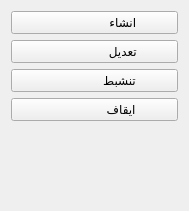
             <widget class="QWidget" name="QM_Prom_Voucher">
              <property name="geometry">
               <rect>
                <x>0</x>
                <y>0</y>
                <width>189</width>
                <height>211</height>
               </rect>
              </property>
              <attribute name="label">
               <string>قسيمة مشتريات عروض        </string>
              </attribute>
              <layout class="QGridLayout" name="gridLayout_6">
               <item row="1" column="0">
                <widget class="QPushButton" name="QAct_Prom_Voucher_Edit">
                 <property name="text">
                  <string>                 تعديل</string>
                 </property>
                </widget>
               </item>
               <item row="0" column="0">
                <widget class="QPushButton" name="QAct_Prom_Voucher_Add">
                 <property name="text">
                  <string>                 انشاء</string>
                 </property>
                </widget>
               </item>
               <item row="4" column="0">
                <spacer name="verticalSpacer_4">
                 <property name="orientation">
                  <enum>Qt::Vertical</enum>
                 </property>
                 <property name="sizeHint" stdset="0">
                  <size>
                   <width>20</width>
                   <height>87</height>
                  </size>
                 </property>
                </spacer>
               </item>
               <item row="2" column="0">
                <widget class="QPushButton" name="QAct_Prom_Voucher_Act">
                 <property name="text">
                  <string>               تنشبط</string>
                 </property>
                </widget>
               </item>
               <item row="3" column="0">
                <widget class="QPushButton" name="QAct_Prom_Voucher_Deact">
                 <property name="text">
                  <string>                ايقاف</string>
                 </property>
                </widget>
               </item>
              </layout>
             </widget>
